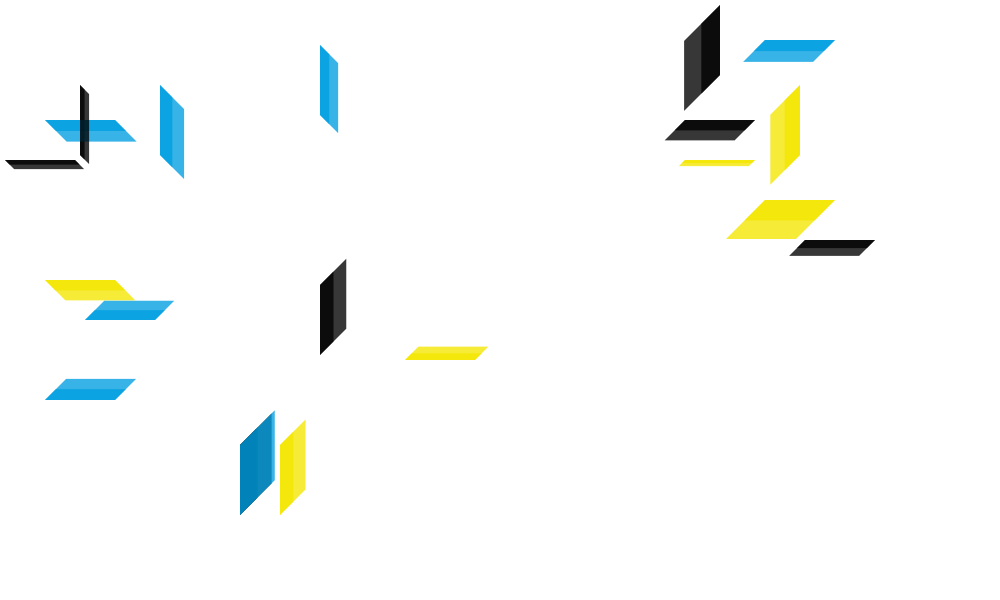
Frame 1 (no input)
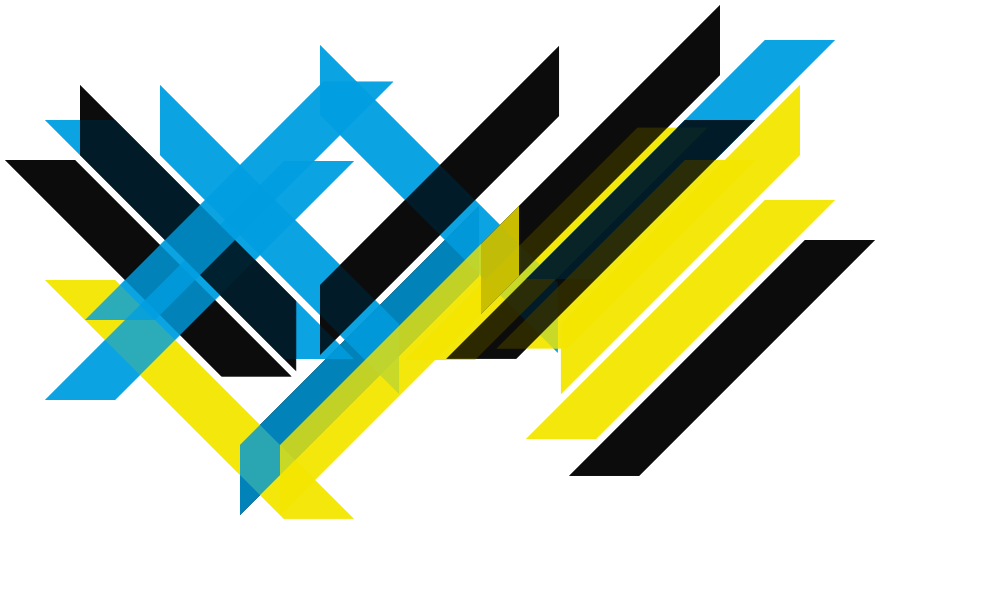
Frame 60 (the mouse pressed at the canvas centre just before this capture)
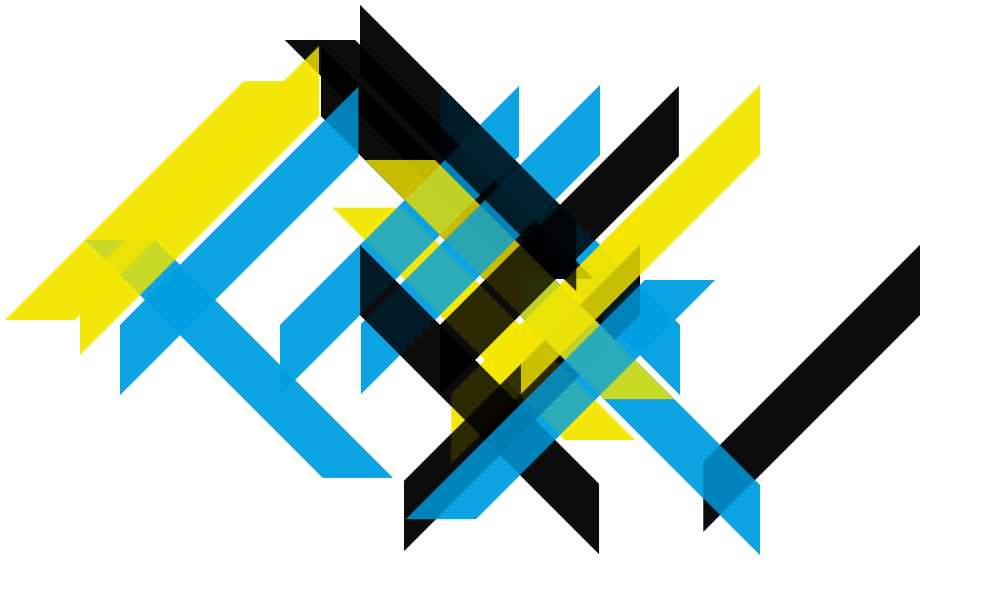
Frame 120 (the mouse held since frame 60 and released just before this capture)

The Processing sketch that drew these frames (run headless with seeded random() and noise(); from frame 60 on, the mouse is pressed at the canvas centre):

// Processing sketch: Cool_Lines
// ── Cool_Lines.pde
/* OpenProcessing Tweak of *@*http://www.openprocessing.org/sketch/74380*@* */
/* !do not delete the line above, required for linking your tweak if you upload again */
//first, make divs from openprocessing.org under canvas transparent
//var csslink = document.getElementsByTagName("link")[0];
//csslink.parentNode.removeChild(csslink);
//parent.document.getElementById("appletAjaxContainer").setAttribute("style", "background-color:transparent; border:0px;");// we call parent.document 'cause canvas are displayed in an ifram
Slash[] slash;
int nb=20;
color[] colors = {color(0), color(0, 158, 224), color(244, 229, 0)};

void setup() {
    size(1000, 600);
    
    slash=new Slash[nb];
    for(int i=0; i<nb; i++){
        slash[i]=new Slash(colors[i%3]);
    }
}

void draw() {
    background(255);
    //externals.context.clearRect(0,0,width,height);// part of the canvasAPI that creates a clear rect
    
    for (int i=0;i<nb;i++) {
        slash[i].draw();
    }
    for (int i=0;i<nb;i++) {
        slash[i].draw();
    }
}

void mousePressed() {
    for(int i=0; i<nb; i++){
        slash[i].initSlash();
    }
}

class Slash {
    float x1, x2, y1, y2, tarX1, tarX2, tarY1, tarY2, easing = random(0.01,0.1);
    int timer, tMax, taille=35, delta=240;
    boolean vertical;
    color c;

    Slash(color _c) {
        c=_c;
        initSlash();
    }

    void initSlash() {
        timer=0;
        tMax= (int) random(60, 150);
        vertical=random(1)>.5;

        x1=x2=(int)random(1, int(width/40)-1)*40;
        y1=y2=(int)random(1, int(height/40)-1)*40;

        if(x1<width/2) tarX2=x1+delta;
        else tarX2=x1-delta;

        if(y1<height/2) tarY2=y1+delta;
        else tarY2=y1-delta;
    }

    void draw() {
        x2=ease(x2, tarX2, easing);
        y2=ease(y2, tarY2, easing);
        if (abs(x2-tarX2)<=1) {
            timer++;

            if (timer>tMax) {
                tarX1=tarX2;
                tarY1=tarY2;
                x1=ease(x1, tarX1, easing);//
                y1=ease(y1, tarY1, easing);

                if (abs(x1-tarX1)<=1) {
                    initSlash();
                }
            }
        }

        noStroke();
        fill(c,200);
        if (vertical) quad(x1, y1-taille, x1, y1+taille, x2, y2+taille, x2, y2-taille);
        else quad(x1-taille, y1, x1+taille, y1, x2+taille, y2, x2-taille, y2);
    }

    // a snippet function i often use for animation easing
    float ease(float value, float target, float easingVal) {
        float d = target - value;
        if (abs(d)>1) value+= d*easingVal;
        return value;
    }
}
